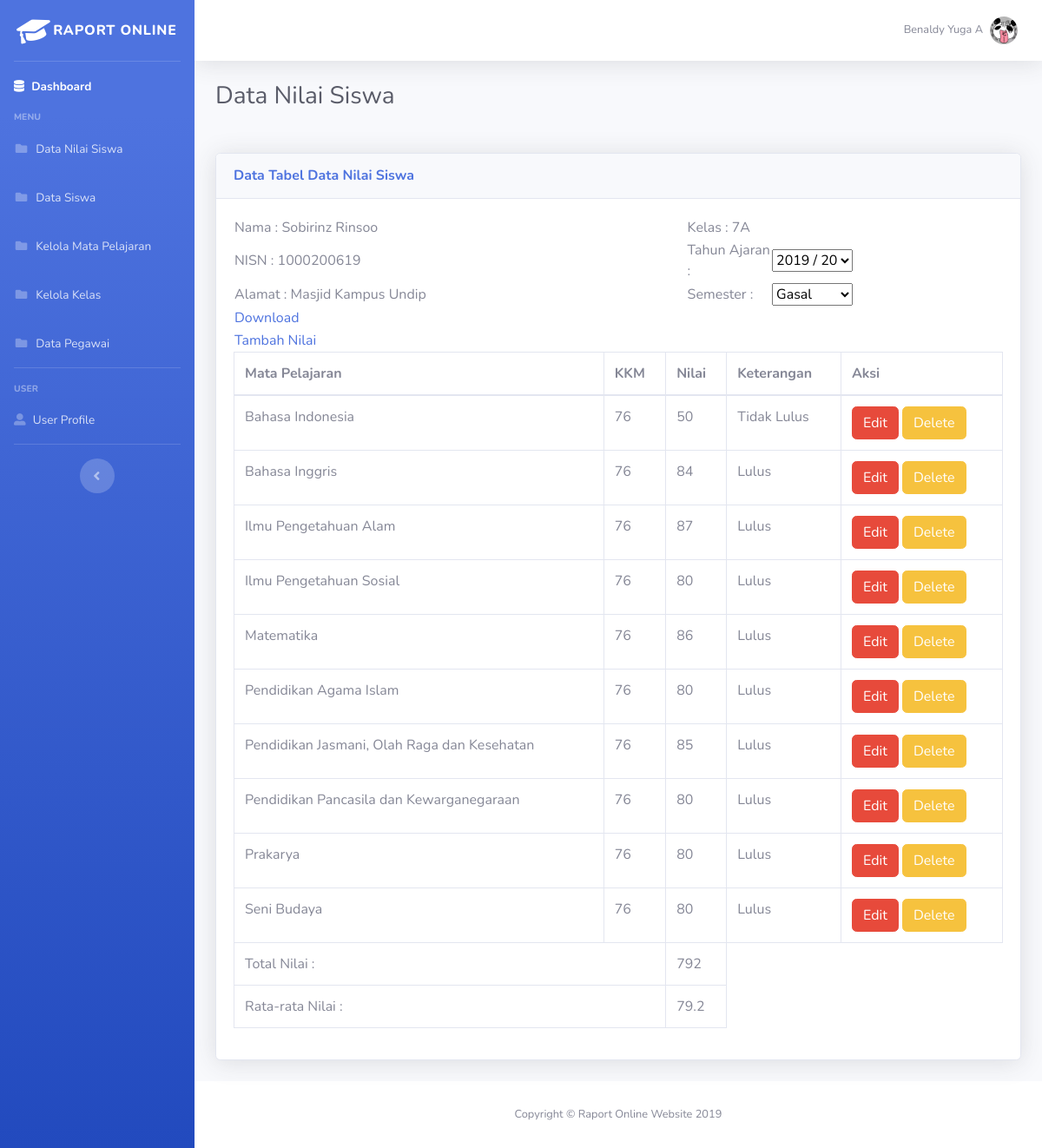
Screenshot of /dashboard.php?halaman=detailNilai&id=1&kdsiswa=1000200619&sub=data_nilai_siswa (signed in) with the database file from the repository.
### tables this page shows
CREATE TABLE `profile` (
  `idprofile` int(10) NOT NULL,
  `id_admin` int(10) NOT NULL,
  `address` varchar(200) NOT NULL,
  `city` varchar(50) NOT NULL,
  `country` varchar(50) NOT NULL,
  `postalcode` int(10) NOT NULL,
  `about` varchar(200) NOT NULL,
  `gambar` varchar(50) NOT NULL
);

CREATE TABLE `siswa` (
  `nisn` int(30) NOT NULL,
  `nama_siswa` varchar(50) NOT NULL,
  `tgl_lahir` date NOT NULL,
  `jenis_kelamin` varchar(50) NOT NULL,
  `alamat` varchar(200) NOT NULL,
  `agama` varchar(50) NOT NULL,
  `anak_ke` int(10) NOT NULL,
  `status` varchar(50) NOT NULL,
  `nama_ayah` varchar(50) NOT NULL,
  `nama_ibu` varchar(50) NOT NULL,
  `pekerjaan_ayah` varchar(100) NOT NULL,
  `pekerjaan_ibu` varchar(100) NOT NULL,
  `no_telp` int(50) NOT NULL,
  `tgl_diterima` date NOT NULL,
  `sekolah_asal` varchar(100) NOT NULL,
  `kd_kelas` varchar(10) NOT NULL,
  `username` varchar(50) NOT NULL,
  `password` varchar(50) NOT NULL,
  `gambar` varchar(30) NOT NULL
);

CREATE TABLE `kelas` (
  `kd_kelas` varchar(10) NOT NULL,
  `nama_walikelas` varchar(50) NOT NULL,
  `kapasitas_kelas` int(10) NOT NULL
);

CREATE TABLE `mata_pelajaran` (
  `kd_mapel` int(10) NOT NULL,
  `nama_mapel` varchar(100) NOT NULL,
  `kkm` int(10) NOT NULL
);

CREATE TABLE `nilai` (
  `kd_nilai` int(11) NOT NULL,
  `nisn` int(30) NOT NULL,
  `kd_mapel` int(10) NOT NULL,
  `tahun_ajaran` varchar(13) NOT NULL,
  `semester` int(10) NOT NULL,
  `nilai` int(20) NOT NULL,
  `keterangan` varchar(200) NOT NULL
);

### detailNilai.php (the view, shortened to what this page needs)
<?php
 $kdsiswa=$_GET['kdsiswa'];
            $query = "SELECT * FROM mata_pelajaran mp INNER JOIN nilai n ON mp.kd_mapel=n.kd_mapel INNER JOIN siswa s ON s.nisn=n.nisn INNER JOIN kelas k on k.kd_kelas=s.kd_kelas where s.nisn='".$kdsiswa."' order by nama_mapel" ;
            $query5 = "SELECT DISTINCT tahun_ajaran FROM  nilai where nisn='".$kdsiswa."' order by tahun_ajaran DESC" ;
            $result4 = mysqli_query($con, $query5);
            $row3 = mysqli_fetch_array($result4);
            $tahun = $row3['tahun_ajaran'];
            $query6 = "SELECT DISTINCT tahun_ajaran, semester FROM  nilai where nisn='".$kdsiswa."' order by tahun_ajaran DESC, semester DESC" ;
            $result5 = mysqli_query($con, $query6);
            $row4 = mysqli_fetch_array($result5);
            $semester = $row4['semester'];
            $result2 = mysqli_query($con, $query);
            $result3 = mysqli_query($con, $query5);
            $row2 = mysqli_fetch_array($result2);
?>
<div class="d-sm-flex align-items-center justify-content-between mb-4">
    <h1 class="h3 mb-4 text-gray-800">
      Data Nilai Siswa
    </h1>
</div>
<div class="card shadow mb-4">
  <div class="card-header py-3">
    <h6 class="m-0 font-weight-bold text-primary">Data Tabel Data Nilai Siswa</h6>
  </div>
  <div class="card-body">
    <div class="table-responsive">
      <table width="100%" border=0>
        <tr>
          <td>Nama : <?php echo $row2['nama_siswa']?></td>
          <td>Kelas : <?php echo $row2['kd_kelas']?></td>
        </tr>
        <tr>
          <td>NISN : <?php echo $row2['nisn']?></td>
          <td width="11%">Tahun Ajaran :</td><td> <?php  echo'
          <form  id="form" method="POST" enctype="multipart/form-data" autocomplete="on">
          <select onchange="orderTahun()" type="text" style="width:35%"  id="tahun" name="tahun" >
                        ';while($data = mysqli_fetch_array($result3)){
                            echo '<option value="'.$data['tahun_ajaran'].'">'.$data['tahun_ajaran'].'</option>';
                            }echo '
                        </select>
            </form>'?></td>
        </tr>
        <tr>
          <td>Alamat : <?php echo $row2['alamat']?></td>
          <td>Semester : </td>
          <td> <?php  echo'
          <form  id="form" method="POST" enctype="multipart/form-data" autocomplete="on">
          <select style="width:35%" onchange="orderTahun()" id="semester" name="semester" >
                          ';if ($semester==1){
                          echo'
                          <option selected value="1">Gasal</option>
                          <option value="2">Genap</option>';
                          }else{
                          echo'
                          <option selected value="2">Genap</option>
                          <option value="1">Gasal</option>';
                          }
                          echo '
                        </select>
              </form>';?></td>
        </tr>
        <tr><td><a href="DownloadNilai.php">Download</a></td></tr>
        <tr><td><a href="dashboard.php?halaman=tambahNilai&id=<?php echo $username; echo "&sub=data_nilai_siswa"; echo "&kdsiswa=".$_GET['kdsiswa'].""; ?>">Tambah Nilai</a></td></tr>
      </table>
      <table class="table table-bordered" id="dataTable" width="100%" cellspacing="0">
        <thead>
        <tr>
          <th>Mata Pelajaran</th>
          <th>KKM</th>
          <th>Nilai</th>
          <th>Keterangan</th>
          <th>Aksi</th>
        </tr>
        </thead>
        <tbody id="nilaitahun">
          <?php
            $query2 = "SELECT * FROM mata_pelajaran mp INNER JOIN nilai n ON mp.kd_mapel=n.kd_mapel INNER JOIN siswa s ON s.nisn=n.nisn INNER JOIN kelas k on k.kd_kelas=s.kd_kelas where s.nisn='".$kdsiswa."' AND n.tahun_ajaran='".$tahun."'AND n.semester='".$semester."'order by nama_mapel" ;
             $result = mysqli_query($con, $query2);
            $sum=0;
            $i=0;
            while($row = mysqli_fetch_array($result)){
            $sum=$sum+$row['nilai'];
            $i=$i+1;
          ?>
          <tr>
            <td><?php echo $row['nama_mapel']; ?></td>
            <td><?php echo $row['kkm']; ?></td>
            <td><?php echo $row['nilai']; ?></td>
            <td><?php echo $row['keterangan']; ?></td>
            <td>
              <a href="dashboard.php?halaman=edit_database&id=<?php echo $username; echo "&kdsiswa=".$row['nisn'];echo "&kd_nilai=".$row['kd_nilai'];; echo "&sub=data_nilai_siswa"; ?>" class="btn-danger btn" >Edit</a>
              <a href="dashboard.php?halaman=delete_database&id=<?php echo $username; echo "&kdsiswa=".$row['nisn']; echo "&kd_nilai=".$row['kd_nilai'];echo "&kd_mapel=".$row['kd_mapel']; echo "&sub=data_nilai_siswa"; ?>" class="btn-warning btn" >Delete</a>
            </td>
          </tr>
          <?php
            }
            if ($i>0){
          echo '
          <tr>
            <td colspan="2">Total Nilai :  </td>
            <td>'.$sum.'</td>
          </tr>
          <tr>
            <td colspan="2">Rata-rata Nilai :  </td>
            <td>'.$sum/$i.'</td>
          </tr>
          ';
        }
          ?>
        </tbody>
      </table>
    </div>
  </div>
</div>

### dashboard.php (shortened to what this page needs)
<!DOCTYPE html>
<html lang="en">
<head>
    <link href="vendor/fontawesome-free/css/all.min.css" rel="stylesheet" type="text/css">
    <link href="css/sb-admin-2.min.css" rel="stylesheet">
</head>
<body id="page-top">
  <div id="wrapper">
    <ul class="navbar-nav bg-gradient-primary sidebar sidebar-dark accordion" id="accordionSidebar">
      <?php
        $username=$_GET['id'];
        echo '<a class="sidebar-brand d-flex align-items-center justify-content-center" href="dashboard.php?id='.$username.'">';
      ?>
        <div class="sidebar-brand-icon rotate-n-15">
          <i class="fas fa-graduation-cap"></i>
        </div>
        <div class="sidebar-brand-text mx-6">Raport Online</div>
      </a>
      <?php
        $id=$_GET['id'];
        $db_host='localhost';
        $db_database='raport';
        $db_username='root';
        $db_password='';
        $con = mysqli_connect($db_host, $db_username, $db_password,$db_database);
        $query = " SELECT * FROM profile pro INNER JOIN admin a  ON a.id_admin=pro.id_admin where a.id_admin='".$id."'";
        $result = mysqli_query($con,$query);
        $row = mysqli_fetch_array($result);
      ?>
      <hr class="sidebar-divider my-0">
      <li class="nav-item active">
        <?php
          $username=$_GET['id'];
          echo '<a class="nav-link" href="dashboard.php?id='.$username.'">';
        ?>
        <i class="fas fa-database"></i>
        <span>Dashboard</span>
        </a>
        <div class="sidebar-heading">
          Menu
        </div>
        <li class="nav-item">
          <a class="nav-link" href="dashboard.php?halaman=data_nilai_siswa&id=<?php echo $username; ?>">
            <i class="fas fa-fw fa-folder"></i>
            <span>Data Nilai Siswa</span></a>
        </li>
        <li class="nav-item">
          <a class="nav-link" href="dashboard.php?halaman=data_siswa&id=<?php echo $username; ?>">
            <i class="fas fa-fw fa-folder"></i>
            <span>Data Siswa</span></a>
        </li>
        <li class="nav-item">
          <a class="nav-link" href="dashboard.php?halaman=detailMatkul&id=<?php echo $username; ?>">
            <i class="fas fa-fw fa-folder"></i>
            <span>Kelola Mata Pelajaran</span></a>
        </li>
        <li class="nav-item">
          <a class="nav-link" href="dashboard.php?halaman=detailkelas&id=<?php echo $username; ?>">
            <i class="fas fa-fw fa-folder"></i>
            <span>Kelola Kelas</span></a>
        </li>
        <li class="nav-item">
          <a class="nav-link" href="dashboard.php?halaman=data_pegawai&id=<?php echo $username; ?>">
            <i class="fas fa-fw fa-folder"></i>
            <span>Data Pegawai</span></a>
        </li>
      </li>
      <hr class="sidebar-divider">
      <div class="sidebar-heading">
          User
      </div>
      <li class="nav-item">
        <?php
          $user=$_GET['id'];
          echo '<a class="nav-link" href="detailprofileadmin.php?id='.$user.'">';
        ?>
        <i class="fas fa-user-alt"></i>
        <span>User Profile</span>
        </a>
      </li>
      <hr class="sidebar-divider d-none d-md-block">
      <div class="text-center d-none d-md-inline">
        <button class="rounded-circle border-0" id="sidebarToggle"></button>
      </div>
    </ul>
    <div id="content-wrapper" class="d-flex flex-column">
      <div id="content">
        <nav class="navbar navbar-expand navbar-light bg-white topbar mb-4 static-top shadow">
          <ul class="navbar-nav ml-auto">
            <li class="nav-item dropdown no-arrow">
              <a class="nav-link dropdown-toggle" href="#" id="userDropdown" role="button" data-toggle="dropdown" aria-haspopup="true" aria-expanded="false">
                <span class="mr-2 d-none d-lg-inline text-gray-600 small"><?php echo $row['nama_admin'];?></span>
                <img class="img-profile rounded-circle" src="img/<?php echo $row['gambar'];?>">
              </a>
            </li>
          </ul>
        </nav>
        <div class="container-fluid">
          <?php
              if(isset($_GET['halaman']))
              {
                  if($_GET['halaman'] == "data_pegawai")
                  {
                    require_once 'data_pegawai.php';
                  }
                  else if($_GET['halaman'] == "add_database")
                  {
                    require_once 'addDatabase.php';
                  }
                  else if($_GET['halaman'] == "edit_database")
                  {
                    require_once 'editDatabase.php';
                  }
                   else if($_GET['halaman'] == "deleteMapel")
                  {
                    require_once 'deleteMapel.php';
                  }
                   else if($_GET['halaman'] == "editMapel")
                  {
                    require_once 'editMapel.php';
                  }
                   else if($_GET['halaman'] == "detailMatkul")
                  {
                    require_once 'detailmatkul.php';
                  }
                  else if($_GET['halaman'] == "tambahMapel")
                  {
                    require_once 'tambahMapel.php';
                  }
                  else if($_GET['halaman'] == "addNilai")
                  {
                    require_once 'addNilai.php';
                  }
                   else if($_GET['halaman'] == "tambahNilai")
                  {
                    require_once 'tambahNilai.php';
                  }
                   else if($_GET['halaman'] == "tambahkelas")
                  {
                    require_once 'tambahKelas.php';
                  }
                  else if($_GET['halaman'] == "editkelas")
                  {
                    require_once 'editKelas.php';
                  }
                  else if($_GET['halaman'] == "detailNilai")
                  {
                    require_once 'detailNilai.php';
                  }
              }
          ?>
        </div>
      </div>
      <footer class="sticky-footer bg-white">
        <div class="container my-auto">
          <div class="copyright text-center my-auto">
            <span>Copyright &copy; Raport Online Website 2019</span>
          </div>
        </div>
      </footer>
    </div>
  </div>
</body>
</html>

### dashboard.php (style rules this page uses)
input:not([type=button]):not([type=submit]):not(.form-control), textarea, select { width: 100%; -moz-box-sizing:border-box; -webkit-box-sizing:border-box; box-sizing:border-box; }

### rows the page displays
profile: id_admin.nama_admin "Benaldy Yuga A", gambar (picture)
siswa: nama_siswa "Sobirinz Rinsoo", nisn "1000200619", alamat "Masjid Kampus Undip"
kelas: kd_kelas "7A"
mata_pelajaran: nama_mapel "Bahasa Indonesia", kkm "76", nilai.nilai "50", nilai.keterangan "Tidak Lulus"
mata_pelajaran: nama_mapel "Bahasa Inggris", kkm "76", nilai.nilai "84", nilai.keterangan "Lulus"
mata_pelajaran: nama_mapel "Ilmu Pengetahuan Alam", kkm "76", nilai.nilai "87", nilai.keterangan "Lulus"
mata_pelajaran: nama_mapel "Ilmu Pengetahuan Sosial", kkm "76", nilai.nilai "80", nilai.keterangan "Lulus"
mata_pelajaran: nama_mapel "Matematika", kkm "76", nilai.nilai "86", nilai.keterangan "Lulus"
mata_pelajaran: nama_mapel "Pendidikan Agama Islam", kkm "76", nilai.nilai "80", nilai.keterangan "Lulus"
mata_pelajaran: nama_mapel "Pendidikan Jasmani, Olah Raga dan Kesehatan", kkm "76", nilai.nilai "85", nilai.keterangan "Lulus"
mata_pelajaran: nama_mapel "Pendidikan Pancasila dan Kewarganegaraan", kkm "76", nilai.nilai "80", nilai.keterangan "Lulus"
mata_pelajaran: nama_mapel "Prakarya", kkm "76", nilai.nilai "80", nilai.keterangan "Lulus"
mata_pelajaran: nama_mapel "Seni Budaya", kkm "76", nilai.nilai "80", nilai.keterangan "Lulus"

### other values shown
$sum "792"
$sum/$i "79.2"
form field tahun "2019 / 2020"
